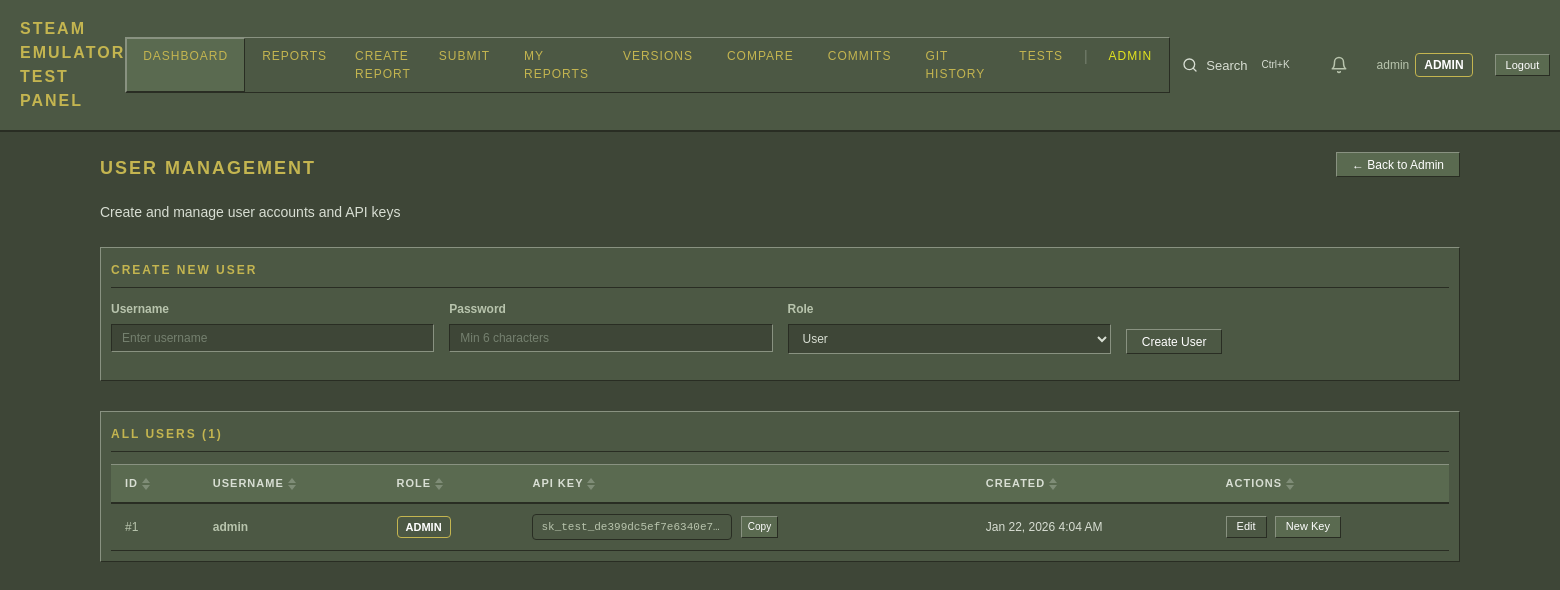
/pages/admin_users.php (signed in), run on the app's committed database.
### tables this page shows
CREATE TABLE IF NOT EXISTS site_settings (
    setting_key VARCHAR(100) NOT NULL PRIMARY KEY,
    setting_value TEXT,
    setting_type ENUM('string', 'int', 'bool', 'json') NOT NULL DEFAULT 'string',
    description VARCHAR(255) DEFAULT NULL,
    updated_at DATETIME NOT NULL DEFAULT CURRENT_TIMESTAMP ON UPDATE CURRENT_TIMESTAMP
);

CREATE TABLE IF NOT EXISTS users (
    id INT AUTO_INCREMENT PRIMARY KEY,
    username VARCHAR(100) NOT NULL UNIQUE,
    password VARCHAR(255) NOT NULL,
    role ENUM('admin', 'user') NOT NULL DEFAULT 'user',
    api_key VARCHAR(64) NOT NULL UNIQUE,
    created_at DATETIME NOT NULL DEFAULT CURRENT_TIMESTAMP,
    INDEX idx_username (username),
    INDEX idx_api_key (api_key)
);

### includes/db.php (called while the page is built, shortened)
<?php
class Database {
    private static $instance = null;
    private $pdo;
    private function __construct() {
        $port = defined('DB_PORT') ? DB_PORT : '3306';
        $dsn = "mysql:host=" . DB_HOST . ";port=" . $port . ";dbname=" . DB_NAME . ";charset=" . DB_CHARSET;
        $options = [
            PDO::ATTR_ERRMODE => PDO::ERRMODE_EXCEPTION,
            PDO::ATTR_DEFAULT_FETCH_MODE => PDO::FETCH_ASSOC,
            PDO::ATTR_EMULATE_PREPARES => false,
        ];
        try {
            $this->pdo = new PDO($dsn, DB_USER, DB_PASS, $options);
        } catch (PDOException $e) {
            throw new Exception("Database connection failed: " . $e->getMessage());
        }
    }
    public static function getInstance() {
        if (self::$instance === null) {
            self::$instance = new self();
        }
        return self::$instance;
    }
    public function getUsers() {
        $stmt = $this->pdo->query("SELECT * FROM users ORDER BY created_at DESC");
        return $stmt->fetchAll();
    }
    public function hasSettingsTable() {
        try {
            $stmt = $this->pdo->query("SELECT 1 FROM site_settings LIMIT 1");
            return true;
        } catch (PDOException $e) {
            return false;
        }
    }
    public function getSetting($key, $default = null) {
        if (!$this->hasSettingsTable()) {
            return $default;
        }
        $stmt = $this->pdo->prepare("SELECT setting_value, setting_type FROM site_settings WHERE setting_key = ?");
        $stmt->execute([$key]);
        $result = $stmt->fetch();
        switch ($result['setting_type']) {
            default:
                return $result['setting_value'];
        }
    }
    public function getSiteTitle() {
        return $this->getSetting('site_title', PANEL_NAME);
    }
}

### includes/functions.php (called while the page is built, shortened)
<?php
function formatDate($datetime) {
    $date = new DateTime($datetime);
    return $date->format('M j, Y g:i A');
}
function e($string) {
    return htmlspecialchars($string ?? '', ENT_QUOTES, 'UTF-8');
}
function getCurrentPage() {
    return $_GET['page'] ?? 'dashboard';
}
function getSiteTitle() {
    static $siteTitle = null;
    if ($siteTitle === null) {
        try {
            $db = Database::getInstance();
            $siteTitle = $db->getSiteTitle();
        } catch (Exception $e) {
            $siteTitle = PANEL_NAME;
        }
    }
    return $siteTitle;
}

### auth.php (called while the page is built, shortened)
<?php
require_once __DIR__ . '/includes/db.php';
function isAdmin() {
    $user = getCurrentUser();
    return $user && $user['role'] === 'admin';
}
function getCurrentUser() {
    return $_SESSION['user'] ?? null;
}

### pages/admin_users.php (the view, shortened to what this page needs)
<?php
require_once __DIR__ . '/../includes/header.php';
require_once __DIR__ . '/../includes/db.php';
$db = Database::getInstance();
$users = $db->getUsers();
?>
<div class="report-header">
    <div>
        <h1 class="page-title">User Management</h1>
        <p style="color: var(--text-muted);">Create and manage user accounts and API keys</p>
    </div>
    <a href="?page=admin" class="btn btn-secondary">&larr; Back to Admin</a>
</div>
<div class="card" style="margin-bottom: 30px;">
    <h3 class="card-title">Create New User</h3>
    <form method="POST" class="create-user-form">
        <div class="form-row">
            <div class="form-group">
                <label>Username</label>
                <input type="text" name="username" required minlength="3" pattern="[a-zA-Z0-9_]+"
                       placeholder="Enter username" title="Letters, numbers, and underscores only">
            </div>
            <div class="form-group">
                <label>Password</label>
                <input type="password" name="password" required minlength="6"
                       placeholder="Min 6 characters">
            </div>
            <div class="form-group">
                <label>Role</label>
                <select name="role">
                    <option value="user">User</option>
                </select>
            </div>
            <div class="form-group" style="align-self: flex-end;">
                <button type="submit" class="btn">Create User</button>
            </div>
        </div>
    </form>
</div>
<div class="card">
    <h3 class="card-title">All Users (<?= count($users) ?>)</h3>
    <div class="table-container">
        <table class="sortable">
            <thead>
                <tr>
                    <th>ID</th>
                    <th>Username</th>
                    <th>Role</th>
                    <th>API Key</th>
                    <th>Created</th>
                    <th>Actions</th>
                </tr>
            </thead>
            <tbody>
                <?php foreach ($users as $u): ?>
                    <tr>
                        <td>#<?= $u['id'] ?></td>
                        <td style="font-weight: 600;"><?= e($u['username']) ?></td>
                        <td>
                            <span class="role-badge <?= $u['role'] ?>"><?= e(ucfirst($u['role'])) ?></span>
                        </td>
                        <td>
                            <code class="api-key" id="key-<?= $u['id'] ?>"><?= e($u['api_key']) ?></code>
                            <button type="button" class="btn btn-sm btn-secondary copy-btn"
                                    onclick="copyToClipboard('key-<?= $u['id'] ?>')" title="Copy to clipboard">
                                Copy
                            </button>
                        </td>
                        <td style="color: var(--text-muted);"><?= formatDate($u['created_at']) ?></td>
                        <td class="actions-cell">
                            <button type="button" class="btn btn-sm" onclick="showEditModal('<?= e($u['username']) ?>', '<?= e($u['role']) ?>')">
                                Edit
                            </button>
                            <form method="POST" style="display: inline;" onsubmit="return confirm('Regenerate API key for <?= e($u['username']) ?>? The old key will stop working.');">
                                <button type="submit" class="btn btn-sm btn-secondary">New Key</button>
                            </form>
                        </td>
                    </tr>
                <?php endforeach; ?>
            </tbody>
        </table>
    </div>
</div>
<?php require_once __DIR__ . '/../includes/footer.php'; ?>

### includes/header.php (shortened to what this page needs)
<?php
require_once __DIR__ . '/../auth.php';
require_once __DIR__ . '/functions.php';
require_once __DIR__ . '/db.php';
$currentPage = getCurrentPage();
$user = getCurrentUser();
$siteTitle = getSiteTitle();
?>
<!DOCTYPE html>
<html lang="en">
<head>
    <link rel="stylesheet" href="assets/css/style.css">
</head>
<body>
    <header class="header">
        <div class="container">
            <div class="header-inner">
                <a href="?page=dashboard" class="logo"><?= e($siteTitle) ?></a>
                <nav class="nav">
                    <a href="?page=dashboard" class="<?= $currentPage === 'dashboard' ? 'active' : '' ?>">Dashboard</a>
                    <a href="?page=reports" class="<?= $currentPage === 'reports' ? 'active' : '' ?>">Reports</a>
                    <a href="?page=create_report" class="<?= $currentPage === 'create_report' ? 'active' : '' ?>">Create Report</a>
                    <a href="?page=submit" class="<?= $currentPage === 'submit' ? 'active' : '' ?>">Submit</a>
                    <a href="?page=my_reports" class="<?= $currentPage === 'my_reports' ? 'active' : '' ?>">My Reports</a>
                    <a href="?page=versions" class="<?= $currentPage === 'versions' ? 'active' : '' ?>">Versions</a>
                    <a href="?page=compare_versions" class="<?= $currentPage === 'compare_versions' ? 'active' : '' ?>">Compare</a>
                    <a href="?page=repo_revisions" class="<?= $currentPage === 'repo_revisions' ? 'active' : '' ?>">Commits</a>
                    <a href="?page=git_revisions" class="<?= in_array($currentPage, ['git_revisions', 'git_revision_detail']) ? 'active' : '' ?>">Git History</a>
                    <a href="?page=tests" class="<?= $currentPage === 'tests' ? 'active' : '' ?>">Tests</a>
                    <?php if (isAdmin()): ?>
                        <span class="nav-divider">|</span>
                        <a href="?page=admin" class="<?= in_array($currentPage, ['admin', 'admin_users', 'admin_reports']) ? 'active' : '' ?> admin-link">Admin</a>
                    <?php endif; ?>
                </nav>
                <div class="global-search">
                    <button type="button" class="search-toggle" onclick="openGlobalSearch()" title="Search (Ctrl+K)">
                        <svg xmlns="http://www.w3.org/2000/svg" width="16" height="16" viewBox="0 0 24 24" fill="none" stroke="currentColor" stroke-width="2" stroke-linecap="round" stroke-linejoin="round">
                            <circle cx="11" cy="11" r="8"/><path d="m21 21-4.35-4.35"/>
                        </svg>
                        <span>Search</span>
                        <kbd>Ctrl+K</kbd>
                    </button>
                </div>
                <div class="user-info">
                    <a href="?page=notifications" class="notification-bell" title="Notifications">
                        <svg xmlns="http://www.w3.org/2000/svg" width="18" height="18" viewBox="0 0 24 24" fill="none" stroke="currentColor" stroke-width="2" stroke-linecap="round" stroke-linejoin="round">
                            <path d="M18 8A6 6 0 0 0 6 8c0 7-3 9-3 9h18s-3-2-3-9"/>
                            <path d="M13.73 21a2 2 0 0 1-3.46 0"/>
                        </svg>
                    </a>
                    <a href="?page=profile" class="user-link">
                        <span><?= e($user['username']) ?></span>
                        <?php if (isset($user['role'])): ?>
                            <span class="role-badge <?= $user['role'] ?>"><?= e(ucfirst($user['role'])) ?></span>
                        <?php endif; ?>
                    </a>
                    <a href="logout.php" class="btn btn-sm btn-secondary">Logout</a>
                </div>
            </div>
        </div>
    </header>
    <main class="main">
        <div class="container">

### pages/admin_users.php (style rules this page uses)
.create-user-form .form-row { display: flex; gap: 15px; flex-wrap: wrap; align-items: flex-start; }
.create-user-form .form-group { flex: 1; min-width: 150px; }
.api-key { font-family: monospace; font-size: 11px; background: var(--bg-dark); padding: 4px 8px; border-radius: 4px; max-width: 200px; overflow: hidden; text-overflow: ellipsis; white-space: nowrap; display: inline-block; vertical-align: middle; }
.copy-btn { margin-left: 5px; font-size: 10px; padding: 2px 6px; }
.actions-cell { white-space: nowrap; }
.actions-cell form { margin-left: 5px; }
.role-badge { display: inline-block; padding: 2px 8px; border-radius: 4px; font-size: 11px; font-weight: 600; text-transform: uppercase; }
.role-badge.admin { background: var(--primary); color: #fff; }

### data on the page
site_settings: setting_value "STEAM EMULATOR TEST PANEL"
users: id "1", username "admin", role "ADMIN", api_key "sk_test_de399dc5ef7e6340e7…", created_at "Jan 22, 2026 4:04 AM"

### other printed values
$user['username'] "admin"
$user['role'] "ADMIN"
count($users) "1"
